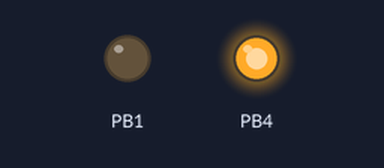
The program below on a simulated ATtiny85, built with avr-gcc and emulated at 1 MHz. Parts: output pins drawn as LEDs (lit = HIGH). The board resets itself during the run and starts again.

Above: at 0.1 s.
Timing chart, 0 to 1.6 s (numbered marks = the images above):
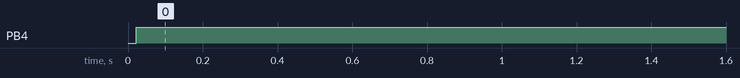

The program:

main.c
```c
/**
 * @file main.c
 * @author Tyler Nielsen
 * @brief Writes a pattern to a large section of SRAM and then continuously read
 * from it and reports it over USI UART after a roughly defined interval,
 * includes watchdog functionality
 * @version 0.1
 * @date 2025-12-13
 *
 */
#include <stdint.h>
#include <stdio.h>
#include <stdlib.h>

#ifndef F_CPU
#define F_CPU 1000000UL  // 1 MHz for util/delay and timing
#endif

#include <avr/io.h>
#include <avr/wdt.h>
#include <util/delay.h>

#include "../Common/timing.h"
#include "../Common/usi_uart.h"

// pattern defined as so to have it reread from flash each time
#define PATTERN "abcdefghijklmnopqrstuvwxyz1234"  // 30 bytes (excluding \0)

// ATtiny85 has 512 B of SRAM
// I think with everything running on it, we are using most of it already
// If I try to use more than like 100 B, it doesn't crash but
// I do start to see stack corruption issues
#define SRAM_TO_USE_B 90

int main() {
  MCUSR = 0;  // clear all reset flags
  wdt_disable();

  // initialize timing and uart
  init_timing();

  // create memory
  volatile uint8_t data[SRAM_TO_USE_B];

  // write pattern
  for (size_t i = 0; i < SRAM_TO_USE_B; i++) {
    data[i] = PATTERN[i % (sizeof(PATTERN) - 1)];
  }

  // set PB4 to output low
  DDRB |= _BV(DDB4);
  PORTB &= ~_BV(PB4);
  PINB |= _BV(PB4);  // toggle

  // enable watchdog timer
  wdt_enable(WDTO_8S);

  // read and report every 1s
  while (1) {
    uint32_t timestamp = secs();
    wdt_reset();
    usiserial_printf("\nReading at %lu:\n", timestamp);

    for (size_t i = 0; i < SRAM_TO_USE_B; i++) {
      usiserial_send_volatile_byte(data[i]);
      wdt_reset();
    }

    usiserial_printf("\nDone (started: %lu).", timestamp);
    wdt_reset();
    _delay_ms(1000);
    PINB |= _BV(PB4);  // toggle
  }

  return 0;
}
```

timing.c
```c
#include "timing.h"

#include <avr/interrupt.h>

// prescaler 8192
#define PRESCALER 8192
#define TIMER_RESET_VALUE_ONE_S (256 - (F_CPU / PRESCALER))

static volatile uint32_t _secs;

ISR(TIMER1_OVF_vect) {
  _secs++;
  TCNT1 = TIMER_RESET_VALUE_ONE_S;
}

void init_timing() {
  _secs = 0;

  // setup timer
  TCNT1 = TIMER_RESET_VALUE_ONE_S;
  TCCR1 = _BV(CS13) | _BV(CS12) | _BV(CS11);  // prescaler of 8192
  TIMSK |= _BV(TOIE1);

  sei();
}

uint32_t secs() {
  uint32_t m;
  cli();
  m = _secs;
  sei();
  return m;
}
```

timing.h
```c
#ifndef TIMING_H
#define TIMING_H

#include <stdint.h>

void init_timing();
uint32_t secs();

#endif 
```

usi_uart.c
```c
/**
 * Design adapted from https://becomingmaker.com/usi-serial-send-attiny/
 */
#include "usi_uart.h"

#include <avr/interrupt.h>
#include <avr/io.h>
#include <stdarg.h>
#include <stddef.h>
#include <stdio.h>
#include <string.h>

#define BAUDRATE 9600
#define CYCLES_PER_BIT (F_CPU / BAUDRATE)
#define FULL_BIT_TICKS (CYCLES_PER_BIT)
#define STOPBITS 1

enum USISERIAL_SEND_STATE { AVAILABLE, FIRST, SECOND };
static volatile enum USISERIAL_SEND_STATE usiserial_send_state = AVAILABLE;

static uint8_t reverse_byte(uint8_t x) {
  x = ((x >> 1) & 0x55) | ((x << 1) & 0xaa);
  x = ((x >> 2) & 0x33) | ((x << 2) & 0xcc);
  x = ((x >> 4) & 0x0f) | ((x << 4) & 0xf0);
  return x;
}

static volatile uint8_t usiserial_tx_data;

ISR(USI_OVF_vect) {
  if (usiserial_send_state == FIRST) {
    usiserial_send_state = SECOND;

    USIDR = usiserial_tx_data << 7 | 0x7F;
    USISR = 1 << USIOIF | (16 - (1 + (STOPBITS)));
  } else {
    PORTB |= 1 << PB1;
    DDRB |= (1 << PB1);
    USICR = 0;
    USISR |= 1 << USIOIF;
    usiserial_send_state = AVAILABLE;
  }
}

void usiserial_send_byte(uint8_t data) {
  while (usiserial_send_state != AVAILABLE);  // wait

  usiserial_send_state = FIRST;
  usiserial_tx_data = reverse_byte(data);

  // configure timer 0 to
  // clear timer on Compare match
  // set WGM0, flag to 010
  TCCR0A = 2 << WGM00;
  TCCR0B = _BV(CS00);

  // reset prescaler
  GTCCR |= 1 << PSR0;
  // set counter to 0
  TCNT0 = 0;

  OCR0A = FULL_BIT_TICKS;  // trigger for each bit

  // USI set up
  USICR = (0 << USIWM1) |
          (1 << USIWM0) |  // Select three wire mode so USI output on PB1
          (1 << USIOIE) |  // Enable USI Counter OVF interrupt.
          (0 << USICS1) | (1 << USICS0) |
          (0 << USICLK);  // Timer0 Compare Match as USI clock source
  DDRB |= (1 << PB1);     // Configure USI DO, PB1 as output

  USIDR = 0x00 | usiserial_tx_data >> 1;

  USISR = 1 << USIOIF | (16 - 8);
}

void usiserial_send_volatile_byte(volatile uint8_t data) {
  while (usiserial_send_state != AVAILABLE);  // wait

  usiserial_send_state = FIRST;
  usiserial_tx_data = reverse_byte(data);

  // configure timer 0 to
  // clear timer on Compare match
  // set WGM0, flag to 010
  TCCR0A = 2 << WGM00;
  TCCR0B = _BV(CS00);

  // reset prescaler
  GTCCR |= 1 << PSR0;
  // set counter to 0
  TCNT0 = 0;

  OCR0A = FULL_BIT_TICKS;  // trigger for each bit

  // USI set up
  USICR = (0 << USIWM1) |
          (1 << USIWM0) |  // Select three wire mode so USI output on PB1
          (1 << USIOIE) |  // Enable USI Counter OVF interrupt.
          (0 << USICS1) | (1 << USICS0) |
          (0 << USICLK);  // Timer0 Compare Match as USI clock source
  DDRB |= (1 << PB1);     // Configure USI DO, PB1 as output

  USIDR = 0x00 | usiserial_tx_data >> 1;

  USISR = 1 << USIOIF | (16 - 8);
}

void usiserial_send_bytes(uint8_t* data, uint8_t len) {
  for (uint8_t i = 0; i < len; i++) {
    usiserial_send_byte(data[i]);  // spins internally
  }
}

void usiserial_send_volatile_bytes(volatile uint8_t* data, uint8_t len) {
  for (uint8_t i = 0; i < len; i++) {
    usiserial_send_volatile_byte(data[i]);  // spins internally
  }
}

uint8_t usiserial_send_string(char* str) {
  uint8_t len = strnlen(str, 255);  // capped at 255 for some safety
  for (uint8_t i = 0; i < len; i++) {
    usiserial_send_byte(str[i]);
  }

  return len;
}

int usiserial_printf(const char* fmt, ...) {
  char buf[USISERIAL_PRINTF_BUF_SIZE];
  va_list ap;
  va_start(ap, fmt);
  int len = vsnprintf(buf, sizeof(buf), fmt, ap);
  va_end(ap);

  if (len < 0) return len;
  if (len > (int)sizeof(buf) - 1) len = sizeof(buf) - 1;

  for (int i = 0; i < len; i++) {
    usiserial_send_byte((uint8_t)buf[i]);
  }

  return len;
}
```

usi_uart.h
```c
/**
 * UART Transmit Functions using Universal Serial Interface (USI)
 * Based on ATMEL AVR307 (https://ww1.microchip.com/downloads/en/AppNotes/doc4300.pdf)
 */
#ifndef USI_UART_H
#define USI_UART_H

#include <stdint.h>

void usiserial_send_byte(uint8_t data);
void usiserial_send_bytes(uint8_t* data, uint8_t len);

void usiserial_send_volatile_byte(volatile uint8_t data);
void usiserial_send_volatile_bytes(volatile uint8_t* data, uint8_t len);

uint8_t usiserial_send_string(char* str);

#define USISERIAL_PRINTF_BUF_SIZE 256

int usiserial_printf(const char* fmt, ...);

#endif 
```

Measured:
- by itself, PB4: LOW → HIGH at 0.02 s
